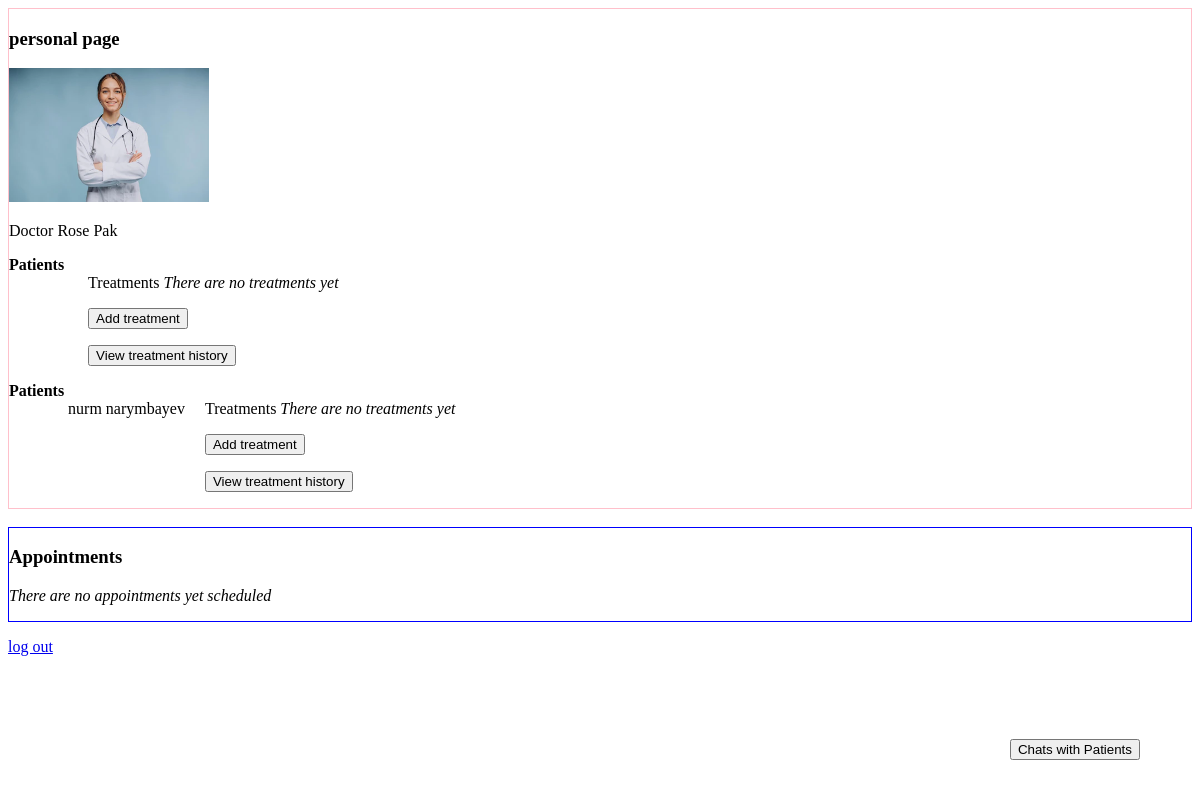
Before: /users/personal (signed in) with the older database file.
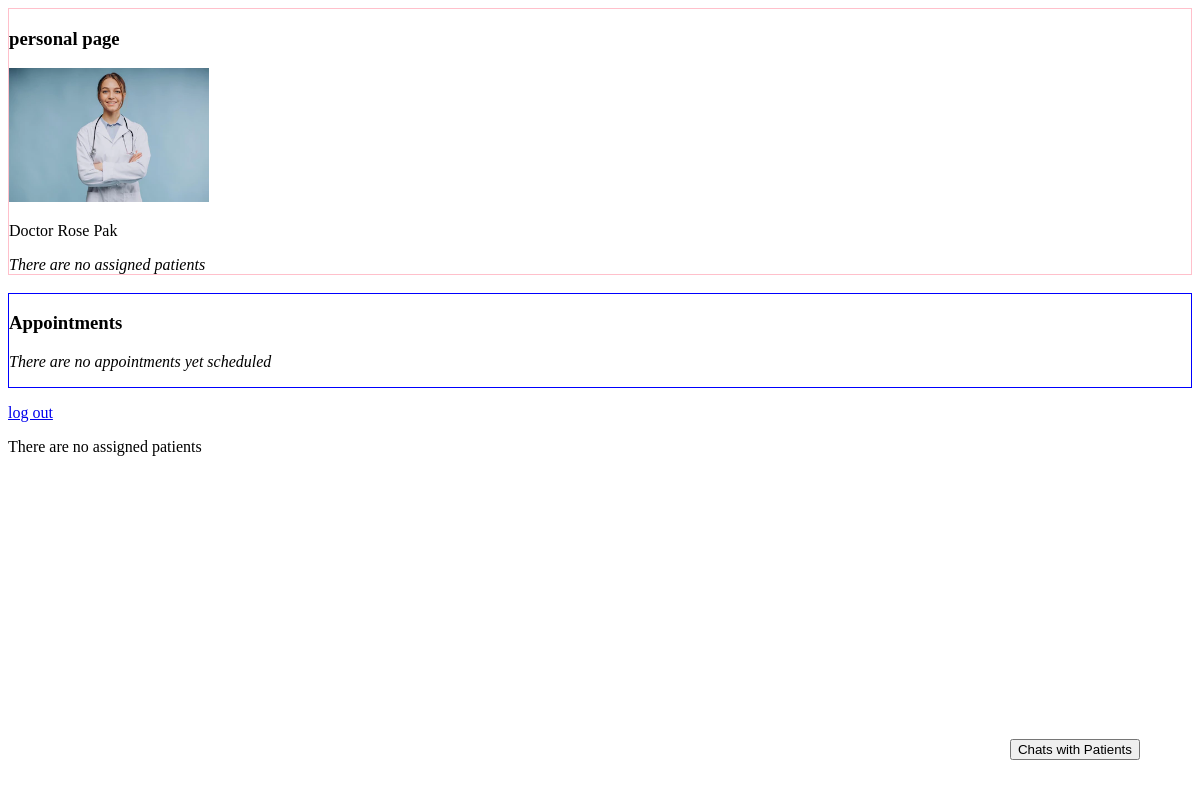
After: the same page with the newer database file.
### users/models.py (models this page shows)
class Patient(models.Model):
    user = models.OneToOneField(User, on_delete=models.CASCADE, primary_key=True)
    date_of_birth = models.DateField(blank=True)
    IIN = models.IntegerField(max_length=12, blank=True)
    gov_id = models.IntegerField(max_length=12,blank=True)
    name = models.CharField(max_length=50, blank=True)
    surname = models.CharField(max_length=50, blank=True)
    middle_name = models.CharField(max_length=50, blank=True)
    blood_group = models.CharField(max_length=2, blank=True, choices=blood_group_choices)
    contact_close = models.CharField(max_length=11,blank=True)
    phone_number = models.CharField(max_length=11,blank=True)
    address = models.CharField(max_length=50, blank=True)
    marital_status = models.CharField(max_length=10, blank=True, choices = marital_status_choices)
    registration_date = models.DateField(default = datetime.today())
    assigned_doctor = models.ForeignKey(Doctor, related_name='assigned_patients', on_delete=models.PROTECT, default = Doctor.objects.get(surname="House").pk) #why added pk?
    def __str__(self):
        return f"{self.name} {self.surname}"

### users/views.py (the view)
# urls.py: path('personal', views.personal, name='personal'),
@login_required
def personal(request):
    user = request.user
    if is_patient(user):
        if not user.patient.chatrooms.first():
            Chatrooms.objects.create(patient = user.patient, doctor = user.patient.assigned_doctor)
        if request.method == "POST":
            user.patient.gov_id = request.POST["gov_id"]
            user.patient.name = request.POST["name"]
            user.patient.surname = request.POST["surname"]
            user.patient.middle_name = request.POST["middle_name"]
            user.patient.address = request.POST["address"]
            user.patient.phone_number = request.POST["phone_number"]
            user.patient.email = request.POST["email"]
            user.patient.contact_close = request.POST["contact_close"]
            user.patient.save()
            return HttpResponseRedirect(reverse('personal'))
        return render(request, 'users/patient_page.html')
    elif is_doctor(user):
        return render(request, 'users/doctor_page.html')
    elif is_admin(user):
        patients = Patient.objects.all()
        doctors = Doctor.objects.all()
        return render(request, 'users/admin_page.html', {
            'patients' : patients, 'doctors' : doctors
        })
    return HttpResponseRedirect(reverse('admin:index'))

### users/views.py (called while the page is built)
def is_patient(user):
    try:
        if user.patient:
            return True
    except:
        return False

def is_doctor(user):
    try:
        if user.doctor:
            return True
    except:
        return False

### users/templates/users/doctor_page.html (shortened to what this page needs)
{% extends 'users/layout.html' %}
{%block body%}
    <div style="border: 1px solid pink">
        <h3>personal page</h3>
        <p><img src="{{request.user.doctor.photo.url}}" alt="{{request.user.doctor.photo.url}}" width="200px"></p>
        <p>Doctor {{request.user.doctor.name}} {{request.user.doctor.surname}}</p>
        {% for patient in request.user.doctor.assigned_patients.all %}
            <strong>Patients</strong>
            <div class="assigned_patients">
                <div>{{patient}}</div>
                <div>
                    Treatments
                    {% for treatment in patient.treatments.all|dictsortreversed:"date" %}
                    <div style="border: 1px solid red">
                        {% if forloop.counter == 1 %}
                            <p>Description: {{treatment.description}}</p>
                            <p>Medicaments: {{treatment.medicaments}}</p>
                            <p>Date: {{treatment.date}}</p>
                        {%endif%}
                    </div>
                    {%empty%}
                        <i>There are no treatments yet</i>
                    {% endfor %}
                <p><button onclick="show_treatment_popup()">Add treatment</button></p>
                <p><button onclick="show_treatment_history()">View treatment history</button></p>
                </div>
            </div>
        {%empty%}
            <i>There are no assigned patients</i>
        {% endfor %}
    </div>
    <br>
    <div style="border: 1px solid blue">
        <h3>Appointments</h3>
        {% for appointment in user.doctor.appointments.all|dictsort:"date" %}
            <p>{{appointment}}</p>
        {% empty %}
            <p><i>There are no appointments yet scheduled</i></p>
        {% endfor %}
    </div>
    <p><a href="{% url 'logout' %}">log out</a></p>
    <button id="chat-button">Chats with Patients</button>
    {% for patient in request.user.doctor.assigned_patients.all %}
        <div class="chatroom-div" id="chatroom-{{patient.chatrooms.first.id}}">
            <i>Chat with {{patient}}</i>
            <div class="chat-messages" id="chat-messages-{{patient.chatrooms.first.id}}">
            </div>
            <form method="post" class="chat-form">
                {%csrf_token%}
                <input type="text" value="" name="message" class="message_text">
                <input type="submit" value="send" id="submit_button">
                <input type="hidden" value="{{patient.chatrooms.first.id}}" class="chatroom_id">
            </form>
            <button id="close-chat-btn-{{patient.chatrooms.first.id}}">Close chat</button>
        </div>
    {% empty %}
        <p>There are no assigned patients</p>
    {% endfor %}
{% endblock %}

Changed rows visible on the page:
removed Patient: name+surname "nurm narymbayev"
Other visible differences:
text now shown: "There are no assigned patients There are no assigned patients"
